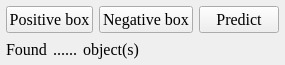
<?xml version="1.0" encoding="UTF-8"?>
<ui version="4.0">
 <class>Form</class>
 <widget class="QWidget" name="Form">
  <property name="geometry">
   <rect>
    <x>0</x>
    <y>0</y>
    <width>285</width>
    <height>65</height>
   </rect>
  </property>
  <property name="sizePolicy">
   <sizepolicy hsizetype="Preferred" vsizetype="Fixed">
    <horstretch>0</horstretch>
    <verstretch>0</verstretch>
   </sizepolicy>
  </property>
  <property name="minimumSize">
   <size>
    <width>285</width>
    <height>0</height>
   </size>
  </property>
  <property name="font">
   <font>
    <family>Times New Roman</family>
    <pointsize>12</pointsize>
   </font>
  </property>
  <property name="windowTitle">
   <string>Visual prompt</string>
  </property>
  <layout class="QVBoxLayout" name="verticalLayout">
   <property name="leftMargin">
    <number>6</number>
   </property>
   <property name="topMargin">
    <number>6</number>
   </property>
   <property name="rightMargin">
    <number>6</number>
   </property>
   <property name="bottomMargin">
    <number>6</number>
   </property>
   <item>
    <widget class="QWidget" name="widget" native="true">
     <layout class="QHBoxLayout" name="horizontalLayout">
      <property name="leftMargin">
       <number>0</number>
      </property>
      <property name="topMargin">
       <number>0</number>
      </property>
      <property name="rightMargin">
       <number>0</number>
      </property>
      <property name="bottomMargin">
       <number>0</number>
      </property>
      <item>
       <widget class="QPushButton" name="pushButton_positive_box">
        <property name="minimumSize">
         <size>
          <width>80</width>
          <height>0</height>
         </size>
        </property>
        <property name="maximumSize">
         <size>
          <width>16777215</width>
          <height>16777215</height>
         </size>
        </property>
        <property name="text">
         <string>Positive box</string>
        </property>
       </widget>
      </item>
      <item>
       <widget class="QPushButton" name="pushButton_negative_box">
        <property name="minimumSize">
         <size>
          <width>80</width>
          <height>0</height>
         </size>
        </property>
        <property name="maximumSize">
         <size>
          <width>16777215</width>
          <height>16777215</height>
         </size>
        </property>
        <property name="text">
         <string>Negative box</string>
        </property>
       </widget>
      </item>
      <item>
       <widget class="QPushButton" name="pushButton_predict">
        <property name="minimumSize">
         <size>
          <width>80</width>
          <height>0</height>
         </size>
        </property>
        <property name="maximumSize">
         <size>
          <width>80</width>
          <height>16777215</height>
         </size>
        </property>
        <property name="text">
         <string>Predict</string>
        </property>
       </widget>
      </item>
     </layout>
    </widget>
   </item>
   <item>
    <widget class="QWidget" name="widget_2" native="true">
     <layout class="QHBoxLayout" name="horizontalLayout_2">
      <property name="leftMargin">
       <number>0</number>
      </property>
      <property name="topMargin">
       <number>0</number>
      </property>
      <property name="rightMargin">
       <number>0</number>
      </property>
      <property name="bottomMargin">
       <number>0</number>
      </property>
      <item>
       <widget class="QLabel" name="label">
        <property name="text">
         <string>Found</string>
        </property>
       </widget>
      </item>
      <item>
       <widget class="QLabel" name="label_num_objects">
        <property name="minimumSize">
         <size>
          <width>24</width>
          <height>0</height>
         </size>
        </property>
        <property name="text">
         <string>......</string>
        </property>
        <property name="alignment">
         <set>Qt::AlignRight|Qt::AlignTrailing|Qt::AlignVCenter</set>
        </property>
       </widget>
      </item>
      <item>
       <widget class="QLabel" name="label_3">
        <property name="text">
         <string>object(s)</string>
        </property>
       </widget>
      </item>
      <item>
       <spacer name="horizontalSpacer">
        <property name="orientation">
         <enum>Qt::Horizontal</enum>
        </property>
        <property name="sizeHint" stdset="0">
         <size>
          <width>40</width>
          <height>20</height>
         </size>
        </property>
       </spacer>
      </item>
     </layout>
    </widget>
   </item>
  </layout>
 </widget>
 <resources/>
 <connections/>
</ui>
